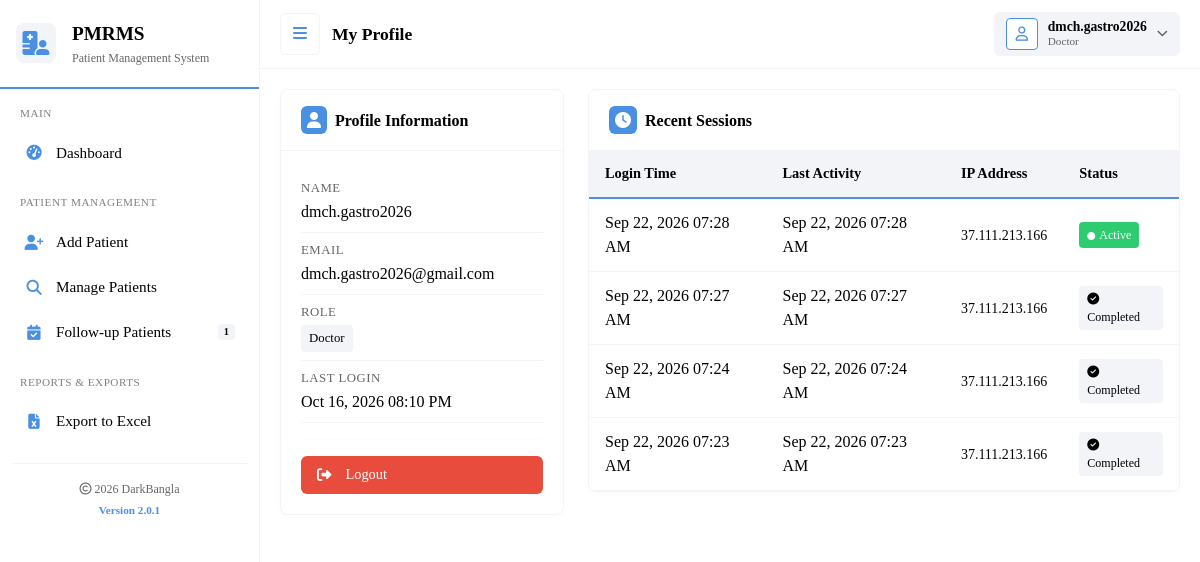
Page /?r=profile (signed in) on the committed database.
### tables this page shows
CREATE TABLE `users` (
  `id` int(11) NOT NULL,
  `name` varchar(100) NOT NULL,
  `designation` varchar(100) DEFAULT NULL,
  `degree` varchar(100) DEFAULT NULL,
  `phone` varchar(30) DEFAULT NULL,
  `email` varchar(120) NOT NULL,
  `address` varchar(255) DEFAULT NULL,
  `location1` varchar(100) DEFAULT NULL,
  `location2` varchar(100) DEFAULT NULL,
  `location3` varchar(100) DEFAULT NULL,
  `role_type` enum('Admin','Doctor','Medical Staff','Receptionist','Viewer') NOT NULL DEFAULT 'Doctor',
  `password_hash` varchar(255) NOT NULL,
  `is_active` tinyint(1) NOT NULL DEFAULT 1,
  `created_at` timestamp NOT NULL DEFAULT current_timestamp()
);

### src/auth/profile.php (the view, shortened to what the rows shown need)
<?php
require_once __DIR__.'/../includes/db.php';
require_once __DIR__.'/../includes/auth.php';
require_once __DIR__.'/../includes/permissions.php';
require_once __DIR__.'/../includes/helpers.php';
$user = user();
$login_time = $_SESSION['login_time'] ?? null;
$sessions = [];
try {
    $stmt = $pdo->prepare("SELECT * FROM user_sessions WHERE user_id = ? ORDER BY login_time DESC LIMIT 10");
    $stmt->execute([$user['id']]);
    $sessions = $stmt->fetchAll();
} catch (PDOException $e) {
    error_log("Error fetching sessions: " . $e->getMessage());
}
include __DIR__.'/../templates/header.php';
?>
<div class="row">
    <div class="col-md-4">
        <div class="profile-card">
            <div class="card-header">
                <h6><i class="fa-solid fa-user"></i>Profile Information</h6>
            </div>
            <div class="card-body">
                <div class="info-item">
                    <div class="info-label">Name</div>
                    <div class="info-value"><?=htmlspecialchars($user['name'])?></div>
                </div>
                <div class="info-item">
                    <div class="info-label">Email</div>
                    <div class="info-value"><?=htmlspecialchars($user['email'])?></div>
                </div>
                <div class="info-item">
                    <div class="info-label">Role</div>
                    <div class="info-value">
                        <span class="role-badge <?= $user['role_type'] == 'Admin' ? 'admin' : '' ?>">
                            <?=htmlspecialchars($user['role_type'])?>
                        </span>
                    </div>
                </div>
                <div class="info-item">
                    <div class="info-label">Last Login</div>
                    <div class="info-value">
                        <?php
                        if ($login_time) {
                            echo date('M d, Y h:i A', $login_time);
                        } else {
                            echo 'First login';
                        }
                        ?>
                    </div>
                </div>
                <hr style="border-color: var(--ash); margin: 16px 0;">
                <a href="?r=logout" class="btn-danger w-100" onclick="return confirm('Are you sure you want to logout?')">
                    <i class="fa-solid fa-sign-out-alt me-2"></i>Logout
                </a>
            </div>
        </div>
    </div>
    <div class="col-md-8">
        <div class="profile-card">
            <div class="card-header">
                <h6><i class="fa-solid fa-clock"></i>Recent Sessions</h6>
            </div>
            <div class="card-body p-0">
                <?php if (!empty($sessions)): ?>
                <div class="table-container">
                    <table class="sessions-table">
                        <thead>
                            <tr>
                                <th>Login Time</th>
                                <th>Last Activity</th>
                                <th>IP Address</th>
                                <th>Status</th>
                            </tr>
                        </thead>
                        <tbody>
                            <?php foreach ($sessions as $s): ?>
                            <tr>
                                <td><?= function_exists('format_datetime') ? format_datetime($s['login_time']) : date('M d, Y h:i A', strtotime($s['login_time'])) ?></td>
                                <td><?= function_exists('format_datetime') ? format_datetime($s['last_activity']) : date('M d, Y h:i A', strtotime($s['last_activity'])) ?></td>
                                <td><small><?= htmlspecialchars($s['ip'] ?? 'N/A') ?></small></td>
                                <td>
                                    <?php if (empty($s['logout_time'])): ?>
                                        <span class="status-badge active">
                                            <i class="fa-solid fa-circle me-1" style="font-size: 0.5rem;"></i>Active
                                        </span>
                                    <?php else: ?>
                                        <span class="status-badge inactive">
                                            <i class="fa-solid fa-circle-check me-1"></i>Completed
                                        </span>
                                    <?php endif; ?>
                                </td>
                            </tr>
                            <?php endforeach; ?>
                        </tbody>
                    </table>
                </div>
                <?php endif; ?>
            </div>
        </div>
    </div>
</div>
<?php include __DIR__.'/../templates/footer.php'; ?>

### src/templates/header.php (shortened to what the rows shown need)
<?php
$configPath = __DIR__ . '/../../config/config.php';
if (file_exists($configPath)) {
    $config = require $configPath;
} else {
    $config = ['app' => ['base_url' => '']];
}
$base = $config['app']['base_url'] ?? '';
$current_user = null;
if (function_exists('user')) {
    $current_user = user();
}
$current_route = $_GET['r'] ?? 'dashboard';
$due_count = 0;
if (isset($pdo) && function_exists('has_permission') && has_permission($pdo, 'menu.patients.followup')) {
    try {
        $due_count = $pdo->query("SELECT COUNT(*) FROM followups WHERE DATE(followup_at) <= DATE(NOW())")->fetchColumn();
    } catch (Exception $e) {
    }
}
?>
<!doctype html>
<html lang="en">
<head>
<link href="https://cdn.jsdelivr.net/npm/bootstrap@5.3.3/dist/css/bootstrap.min.css" rel="stylesheet">
<link href="https://cdnjs.cloudflare.com/ajax/libs/font-awesome/6.5.0/css/all.min.css" rel="stylesheet">
<link href="<?=$base?>/assets/css/app.css" rel="stylesheet">
</head>
<body class="bg-white">
<div class="d-flex">
    <nav id="sidebar">
        <div class="sidebar-header d-flex align-items-center gap-3">
            <div class="logo-icon">
                <i class="fa-solid fa-hospital-user"></i>
            </div>
            <div>
                <div class="logo-text">PMRMS</div>
                <div class="logo-subtext">Patient Management System</div>
            </div>
        </div>
        <div class="sidebar-content">
            <div class="nav-section">
                <div class="nav-section-title">Main</div>
                <ul class="list-unstyled">
                    <li class="nav-item">
                        <a class="nav-link-custom <?= $current_route == 'dashboard' ? 'active' : '' ?>" href="?r=dashboard">
                            <i class="fa-solid fa-gauge-high"></i>
                            <span>Dashboard</span>
                        </a>
                    </li>
                </ul>
            </div>
<?php if (isset($pdo) && function_exists('has_permission') && has_permission($pdo, 'menu.patients')): ?>
<div class="nav-section">
    <div class="nav-section-title">Patient Management</div>
    <ul class="list-unstyled">
        <?php if (has_permission($pdo, 'menu.patients.add') || has_permission($pdo, 'button.patient.add')): ?>
        <li class="nav-item">
            <a class="nav-link-custom <?= (strpos($current_route, 'patients/add') !== false) ? 'active' : '' ?>" href="?r=patients/add">
                <i class="fa-solid fa-user-plus"></i>
                <span>Add Patient</span>
            </a>
        </li>
        <?php endif; ?>
        <?php if (has_permission($pdo, 'menu.patients.manage')): ?>
        <li class="nav-item">
            <a class="nav-link-custom <?= (strpos($current_route, 'patients/manage') !== false) ? 'active' : '' ?>" href="?r=patients/manage">
                <i class="fa-solid fa-magnifying-glass"></i>
                <span>Manage Patients</span>
            </a>
        </li>
        <?php endif; ?>
        <?php if (has_permission($pdo, 'menu.patients.followup')): ?>
        <li class="nav-item">
            <a class="nav-link-custom <?= (strpos($current_route, 'patients/followup') !== false) ? 'active' : '' ?>" href="?r=patients/followup">
                <i class="fa-solid fa-calendar-check"></i>
                <span>Follow-up Patients</span>
                <?php if ($due_count > 0): ?>
                <span class="badge"><?= $due_count ?></span>
                <?php endif; ?>
            </a>
        </li>
        <?php endif; ?>
    </ul>
</div>
<?php endif; ?>
<?php if (isset($pdo) && function_exists('has_permission') && (has_permission($pdo, 'menu.users') ||
          has_permission($pdo, 'menu.roles') ||
          has_permission($pdo, 'menu.audit'))): ?>
<div class="nav-section">
    <div class="nav-section-title">Administration</div>
    <ul class="list-unstyled">
        <?php if (has_permission($pdo, 'menu.users')): ?>
        <li class="nav-item">
            <a class="nav-link-custom <?= (strpos($current_route, 'users') !== false && $current_route != 'users/roles' && $current_route != 'users/role_permissions' && $current_route != 'users/user_permissions') ? 'active' : '' ?>" href="?r=users">
                <i class="fa-solid fa-users-gear"></i>
                <span>User Management</span>
            </a>
        </li>
        <?php endif; ?>
        <?php if (has_permission($pdo, 'menu.roles')): ?>
        <li class="nav-item">
            <a class="nav-link-custom <?= (strpos($current_route, 'users/roles') !== false) ? 'active' : '' ?>" href="?r=users/roles">
                <i class="fa-solid fa-key"></i>
                <span>Role Management</span>
            </a>
        </li>
        <?php endif; ?>
        <?php if (has_permission($pdo, 'menu.audit')): ?>
        <li class="nav-item">
            <a class="nav-link-custom <?= (strpos($current_route, 'audit') !== false && $current_route != 'audit/active') ? 'active' : '' ?>" href="?r=audit">
                <i class="fa-solid fa-clipboard-list"></i>
                <span>Audit Trail</span>
            </a>
        </li>
        <?php endif; ?>
        <?php if (has_permission($pdo, 'menu.audit.sessions')): ?>
        <li class="nav-item">
            <a class="nav-link-custom <?= ($current_route == 'audit/active') ? 'active' : '' ?>" href="?r=audit/active">
                <i class="fa-solid fa-user-clock"></i>
                <span>Active Sessions</span>
            </a>
        </li>
        <?php endif; ?>
    </ul>
</div>
<?php endif; ?>
<?php if (isset($pdo) && function_exists('has_permission') && (has_permission($pdo, 'menu.reports') || has_permission($pdo, 'export.excel'))): ?>
<div class="nav-section">
    <div class="nav-section-title">Reports & Exports</div>
    <ul class="list-unstyled">
        <?php if (has_permission($pdo, 'export.excel')): ?>
        <li class="nav-item">
            <a class="nav-link-custom <?= ($current_route == 'exports') ? 'active' : '' ?>" href="?r=exports">
                <i class="fa-solid fa-file-excel"></i>
                <span>Export to Excel</span>
            </a>
        </li>
        <?php endif; ?>
    </ul>
</div>
<?php endif; ?>
        <div class="sidebar-footer">
            <div class="footer-copyright">
                <i class="fa-regular fa-copyright"></i> <?=date('Y')?> DarkBangla
            </div>
            <div class="footer-version">
                Version 2.0.1
            </div>
        </div>
    </nav>
    <div class="main-content">
        <nav class="top-nav d-flex justify-content-between align-items-center">
            <div class="d-flex align-items-center">
                <button class="toggle-btn" id="toggleSidebar">
                    <i class="fa-solid fa-bars"></i>
                </button>
                <span class="page-title">
                    <?php
                    $titles = [
                        'dashboard' => 'Dashboard',
                        'patients/add' => 'Add Patient',
                        'patients/manage' => 'Manage Patients',
                        'patients/followup' => 'Follow-up Patients',
                        'patients/profile' => 'Patient Profile',
                        'patients/view' => 'Patient Details',
                        'patients/edit' => 'Edit Patient',
                        'users' => 'User Management',
                        'users/form' => 'User Form',
                        'users/roles' => 'Role Management',
                        'users/role_permissions' => 'Role Permissions',
                        'users/user_permissions' => 'User Permissions',
                        'audit' => 'Audit Trail',
                        'audit/active' => 'Active Users',
                        'reports' => 'Reports',
                        'exports' => 'Export Data',
                        'profile' => 'My Profile',
                    ];
                    echo $titles[$current_route] ?? 'Dashboard';
                    ?>
                </span>
            </div>
            <div class="user-menu">
                <div class="dropdown">
                    <div class="user-info" data-bs-toggle="dropdown" aria-expanded="false">
                        <div class="user-avatar">
                            <i class="fa-regular fa-user"></i>
                        </div>
                        <div class="user-details">
                            <div class="user-name"><?=htmlspecialchars($current_user['name'] ?? 'User')?></div>
                            <div class="user-role"><?=htmlspecialchars($current_user['role_type'] ?? '')?></div>
                        </div>
                        <i class="fa-solid fa-chevron-down" style="font-size: 0.7rem; color: var(--black); opacity: 0.6;"></i>
                    </div>
                </div>
            </div>
        </nav>
        <main class="content-wrapper">

### rows in the picture
users: name "dmch.gastro2026", role_type "Doctor", email "dmch.gastro2026@gmail.com"

### other values in the picture
$due_count "1"
$titles[$current_route] "My Profile"
date('M d, Y h:i A', $login_time) "Oct 16, 2026 08:10 PM"
format_datetime($s['login_time']) "Sep 22, 2026 07:28 AM"
format_datetime($s['last_activity']) "Sep 22, 2026 07:28 AM"
$s['ip'] "37.111.213.166"
format_datetime($s['login_time']) "Sep 22, 2026 07:27 AM"
format_datetime($s['last_activity']) "Sep 22, 2026 07:27 AM"
format_datetime($s['login_time']) "Sep 22, 2026 07:24 AM"
format_datetime($s['last_activity']) "Sep 22, 2026 07:24 AM"
format_datetime($s['login_time']) "Sep 22, 2026 07:23 AM"
format_datetime($s['last_activity']) "Sep 22, 2026 07:23 AM"
